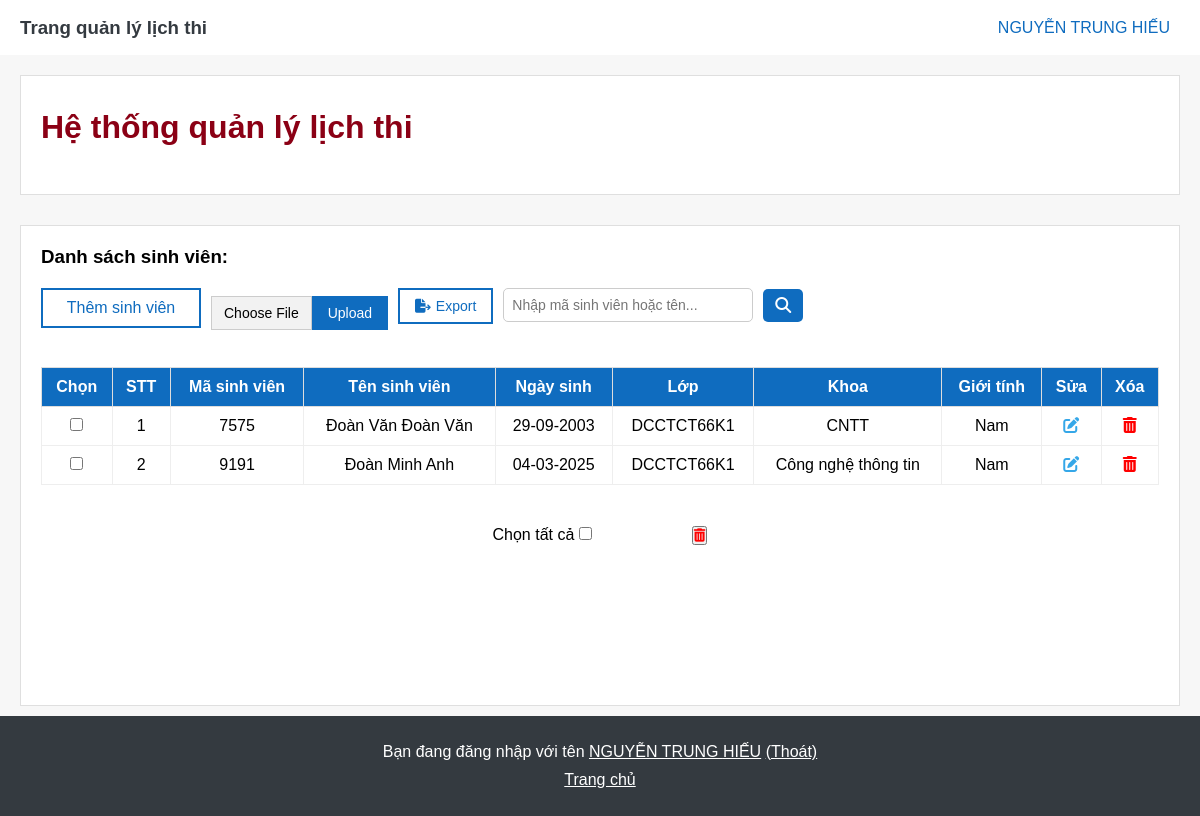
Page /web_manage_schedule_exam/admin/manage_student.php (signed in) on the committed database.
### tables this page shows
CREATE TABLE `sinhvien` (
  `msv` int(10) NOT NULL,
  `ho_dem` varchar(50) NOT NULL,
  `ten` varchar(50) NOT NULL,
  `ngay_sinh` date NOT NULL,
  `khoa` varchar(100) NOT NULL,
  `lop` varchar(20) NOT NULL,
  `gioi_tinh` varchar(10) NOT NULL,
  `mat_khau` varchar(100) NOT NULL
);

### web_manage_schedule_exam/admin/limit_page.php (called while the page is built, shortened)
<?php
    $limit = 15;
    $current_page = isset($_GET['page']) ? (int)$_GET['page'] : 1;
    $offset = ($current_page - 1) * $limit;
?>

### web_manage_schedule_exam/admin/manage_student.php (the view, shortened to what this page needs)
<!DOCTYPE html>
<html lang="vi">
<head>
    <link rel="stylesheet" href="https://cdnjs.cloudflare.com/ajax/libs/font-awesome/6.4.2/css/all.min.css" />
</head>
<body>
<?php include('header.php'); ?>
    <div class="container">
        <?php include('tag.php'); ?>
        <div class="crud">
            <h3>Danh sách sinh viên:</h3>
            <div class="button-group">
                <a id="add-button" href="add_student.php">Thêm sinh viên</a>
                <form action="import.php" method="post" enctype="multipart/form-data" class="upload-form">
                    <label for="file-upload" class="custom-file-upload">
                        Choose File
                    </label>
                    <button type="submit" id="import-button" name="import-student-button">Upload</button>
                </form>
                <form action="export.php" method="post">
                    <button type="" id="export-button" name="export-student-button"><i class="fa-solid fa-file-export"></i>Export</button>
                </form>
                <div class="search">
                    <input type="text" id="search-input" placeholder="Nhập mã sinh viên hoặc tên...">
                    <button id="search-button"><i class="fa-solid fa-magnifying-glass"></i></button>
                </div>
            </div>
            <table class="crud-table">
                <thead>
                    <tr>
                        <th>Chọn</th>
                        <th>STT</th>
                        <th>Mã sinh viên</th>
                        <th>Tên sinh viên</th>
                        <th>Ngày sinh</th>
                        <th>Lớp</th>
                        <th>Khoa</th>
                        <th>Giới tính</th>
                        <th>Sửa</th>
                        <th>Xóa</th>
                    </tr>
                </thead>
                <tbody>
                    <form action="delete.php" method="post">
                    <?php
                        require "limit_page.php";
                        $sql_sinh_vien = "SELECT * FROM sinhvien LIMIT $limit OFFSET $offset";
                        $result_sinh_vien = $conn->query($sql_sinh_vien);
                        if ($result_sinh_vien->num_rows > 0) {
                            $stt = $offset + 1;
                            while($row = $result_sinh_vien->fetch_assoc()) {
                                $msv = $row["msv"];
                                $ngay_sinh = $row['ngay_sinh'];
                                $part = (explode("-",$ngay_sinh));
                                $ngay_sinh_update = $part[2] . "-" . $part[1]. "-" . $part[0];
                                echo '<tr>';
                                echo '<td><input type="checkbox" name="select_all[]" value="' . $msv . '"></td>';
                                echo '<td>' . $stt++ . '</td>';
                                echo '<td>' . $msv . '</td>';
                                echo '<td>' . $row["ho_dem"] . " " . $row["ten"] . '</td>';
                                echo '<td>' . $ngay_sinh_update . '</td>';
                                echo '<td>' . $row["lop"] . '</td>';
                                echo '<td>' . $row["khoa"] . '</td>';
                                echo '<td>' . $row["gioi_tinh"] . '</td>';
                                echo '<td id="update-icon"><a href="update_student.php?msv=' . $msv . '"><i class="fa-solid fa-pen-to-square"></i></a></td>';
                                echo '<td id="delete-icon"><a href="delete.php?msv=' . $msv . '"><i class="fa-solid fa-trash-can"></i></a></td>';
                                echo '</tr>';
                            }
                        } else {
                            echo "Chưa có sinh viên";
                        }
                    ?>
                </tbody>
            </table>
            <?php
                if ($result_sinh_vien->num_rows > 0) {
                    echo '<div class="selected-box">
                            <span> Chọn tất cả <input type="checkbox" onClick="toggle(this)" /></span>
                                <button type="submit" name="delete_multiple_student"><i class="fa-solid fa-trash-can"></i></button>
                            </form>
                        </div>';
                }
            ?>
            <?php
                require "pagination.php";
            ?>
        </div>
    </div>
    <?php include('footer.php'); ?>
</body>
</html>

### web_manage_schedule_exam/admin/header.php (shortened to what this page needs)
<?php
    include('config.php');
?>
<!DOCTYPE html>
<html lang="vi">
<head>
    <link rel="stylesheet" href="https://cdnjs.cloudflare.com/ajax/libs/font-awesome/6.4.2/css/all.min.css" />
    <link rel="stylesheet" href="styles.css">
    <link rel="stylesheet" href="manage_add.css">
</head>
<body>
    <div class="header">
        <div class="home">
            <a href="home_admin.php"><h3>Trang quản lý lịch thi</h3></a>
        </div>
        <div class="user" onclick="myFunction()">
            <span style="text-transform: uppercase;"><?php
                    $id_admin = $_SESSION['id_admin'];
                    $sql = "SELECT * FROM admin WHERE id_admin = '$id_admin'";
                    $result = $conn->query($sql);
                    if ($result->num_rows > 0) {
                        while($row = $result->fetch_assoc()) {
                            echo  $row["ho_dem"]. " " . $row["ten"] ;
                        }
                    }
                ?>
            </span>
        </div>
    </div>
</body>
</html>

### web_manage_schedule_exam/admin/footer.php (shortened to what this page needs)
<div class="footer">
    <p>Bạn đang đăng nhập với tên
        <u style="text-transform: uppercase;"><?php
            $id_admin = $_SESSION['id_admin'];
            $sql = "SELECT * FROM admin WHERE id_admin = '$id_admin'";
            $result = $conn->query($sql);
            if ($result->num_rows > 0) {
                while($row = $result->fetch_assoc()) {
                    echo  $row["ho_dem"]. " " . $row["ten"] ;
                }
            }
        ?></u> <a href="logout.php">(Thoát)</a></p>
    <p><a href="home_admin.php">Trang chủ</a></p>
</div>

### web_manage_schedule_exam/admin/styles.css (style rules this page uses)
* { margin: 0; padding: 0; box-sizing: border-box; }
html, body { display: flex; flex-direction: column; min-height: 100vh; font-family: Arial, sans-serif; }
.container { background-color: #F7F7F7; flex: 1; display: flex; flex-direction: column; }
.header { background-color: #FFFFFF; display: flex; align-items: center; justify-content: space-between; height: 55px; padding: 0 20px; box-shadow: 0 2px 4px rgba(0, 0, 0, 0.1); }
.header .home { display: flex; align-items: center; }
.header .home a { text-decoration: none; color: #343a40; }
.header .user { display: flex; align-items: center; color: #0F6CBF; position: relative; height: 40px; }
.header .user span { margin-right: 10px; }
.crud { min-height: 120px; display: flex; flex-grow: 1; border: 1px solid #DFDFDF; flex-direction: column; background-color: #FFFFFF; margin: 10px 20px; padding: 20px; }
.button-group { display: flex; margin: 20px 0 10px; gap: 10px; }
.crud #add-button { width: 160px; height: 40px; display: flex; justify-content: center; align-items: center; background-color: #FFFFFF; color: #0F6CBF; text-decoration: none; border: 2px solid #0F6CBF; cursor: pointer; }
.upload-form { display: flex; align-items: center; }
.custom-file-upload { display: inline-block; padding: 8px 12px; background-color: #f2f2f2; border: 1px solid #ccc; cursor: pointer; font-size: 14px; }
#import-button { background-color: #0F6CBF; color: white; border: 1px solid #0F6CBF; padding: 8px 15px; font-size: 14px; cursor: pointer; }
#export-button { background-color: #FFFFFF; color: #0F6CBF; border: 2px solid #0F6CBF; padding: 8px 15px; font-size: 14px; cursor: pointer; gap: 5px; display: flex; align-items: center; }
.search { display: flex; align-items: center; gap: 10px; margin-bottom: 15px; }
#search-input { width: 250px; padding: 8px; border: 1px solid #ccc; border-radius: 5px; font-size: 14px; }
#search-button { background-color: #0F6CBF; color: white; border: none; padding: 8px 12px; border-radius: 5px; cursor: pointer; }
#search-button i { font-size: 16px; }
.crud-table { margin-top: 20px; width: 100%; border-collapse: collapse; cursor: pointer; border: 1px solid #EEEEEE; }
.crud-table tr td { border: 1px solid #EEEEEE; }
.crud-table th, .crud-table td { border: 1px solid #DDDDDD; padding: 10px; text-align: center; }
.crud-table thead th { background-color: #0F6CBF; color: white; }
.crud-table #update-icon a { color: #35A7E8; cursor: pointer; }
.crud-table #delete-icon a { color: red; cursor: pointer; }
.selected-box { display: flex; flex-direction: row; align-items: center; justify-content: center; height: 100px; margin-top: auto; gap: 100px; }
.selected-box i { color: red; cursor: pointer; }
.footer { background-color: #343a40; font-family: Arial, sans-serif; color: white; text-align: center; display: flex; flex-direction: column; align-items: center; justify-content: center; height: 100px; margin-top: auto; width: 100%; }
.footer p { margin: 5px 0; }
.footer a { color: white; }

### web_manage_schedule_exam/admin/manage_add.css (style rules this page uses)
* { margin: 0; padding: 0; box-sizing: border-box; }
html, body { display: flex; flex-direction: column; min-height: 100vh; font-family: Arial, sans-serif; }
.footer { background-color: #343a40; font-family: Arial, sans-serif; color: white; text-align: center; display: flex; flex-direction: column; align-items: center; justify-content: center; height: 100px; margin-top: auto; width: 100%; }
.footer p { margin: 5px 0; }
.footer a { color: white; }

### rows in the picture
sinhvien: msv "7575", ho_dem "Đoàn Văn", ten "Đoàn Văn", ngay_sinh "29-09-2003", lop "DCCTCT66K1", khoa "CNTT", gioi_tinh "Nam"
sinhvien: msv "9191", ho_dem "Đoàn Minh", ten "Anh", ngay_sinh "04-03-2025", lop "DCCTCT66K1", khoa "Công nghệ thông tin", gioi_tinh "Nam"

### other values in the picture
$row["ho_dem"] "NGUYỄN TRUNG"
$row["ten"] "HIẾU"
